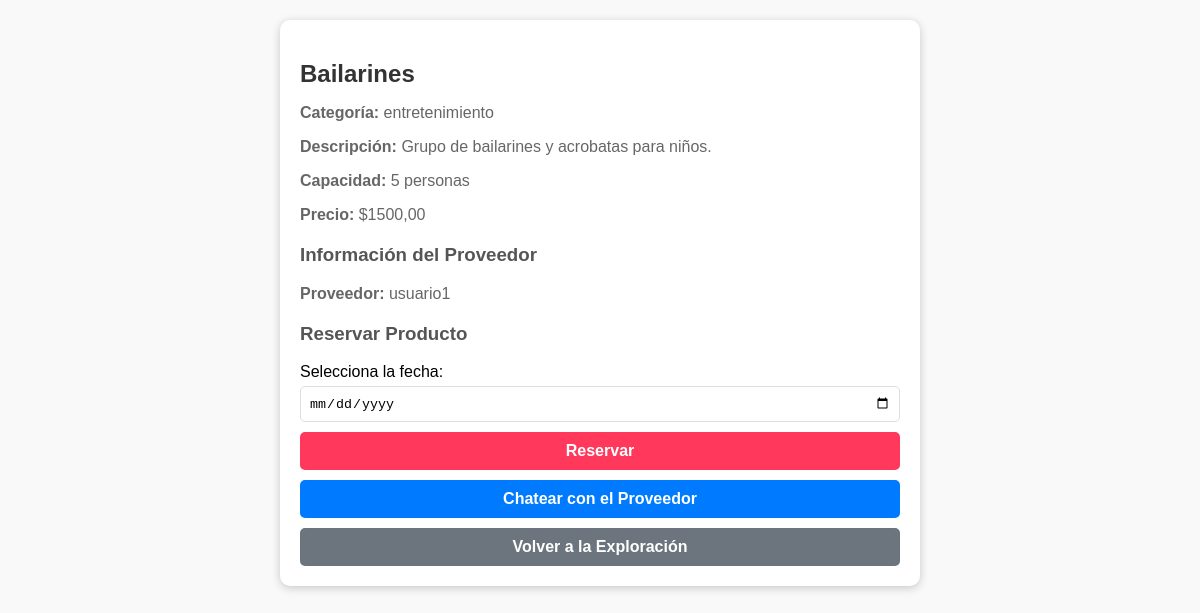
Page /productos/detalle/8/ (signed in) on the committed database.
### usuarios/models.py (models this page shows, shortened)
class Producto(models.Model):
    CATEGORIAS = [
        ('local', 'Local'),
        ('entretenimiento', 'Entretenimiento'),
        ('comida', 'Comida'),
    ]
    proveedor = models.ForeignKey(Usuario, on_delete=models.CASCADE)
    nombre = models.CharField(max_length=100)
    categoria = models.CharField(max_length=20, choices=CATEGORIAS)
    descripcion = models.TextField()
    capacidad = models.IntegerField()
    precio = models.DecimalField(max_digits=10, decimal_places=2)

class Usuario(AbstractUser):
    tipo_usuario = models.CharField(max_length=20, choices=[
        ('cliente', 'Cliente'),
        ('proveedor', 'Proveedor'),
    ], default='cliente')
    telefono = models.CharField(max_length=15, blank=True, null=True)

### usuarios/views.py (the view)
# urls.py: path('productos/detalle/<int:producto_id>/', detalle_producto, name='detalle_producto'),
@login_required
def detalle_producto(request, producto_id):
    producto = get_object_or_404(Producto, id=producto_id)
    proveedor = producto.proveedor
    return render(request, 'usuarios/detalle_producto.html', {'producto': producto, 'proveedor': proveedor})

### usuarios/templates/usuarios/detalle_producto.html (shortened to what this page needs)
{% load static %}
<!DOCTYPE html>
<html lang="es">
<head>
    <link rel="stylesheet" href="{% static 'usuarios/detalle_producto.css' %}">
</head>
<body>
    <div class="product-container">
        <h2>{{ producto.nombre }}</h2>
        <p><strong>Categoría:</strong> {{ producto.categoria }}</p>
        <p><strong>Descripción:</strong> {{ producto.descripcion }}</p>
        <p><strong>Capacidad:</strong> {{ producto.capacidad }} personas</p>
        <p><strong>Precio:</strong> ${{ producto.precio }}</p>
        <h3>Información del Proveedor</h3>
        <p><strong>Proveedor:</strong> {{ producto.proveedor.username }}</p>
        <h3>Reservar Producto</h3>
        <form action="{% url 'reservar_producto' producto.id %}" method="post">
            <label for="fecha">Selecciona la fecha:</label>
            <input type="date" name="fecha" id="fecha" required>
            <button type="submit">Reservar</button>
        </form>
        <a href="{% url 'chat' producto.id request.user.id %}">
            <button class="chat-button">Chatear con el Proveedor</button>
        </a>
        <a href="{% url 'exploracion_productos' %}">
            <button class="back-button">Volver a la Exploración</button>
        </a>
    </div>
</body>
</html>

### static/usuarios/detalle_producto.css (style rules this page uses)
body { background-color: #f9f9f9; font-family: Arial, sans-serif; margin: 0; padding: 20px; }
.product-container { max-width: 600px; margin: auto; background-color: white; padding: 20px; border-radius: 10px; box-shadow: 0 2px 10px rgba(0, 0, 0, 0.2); }
h2 { color: #333; margin-bottom: 10px; }
h3 { color: #555; margin-top: 20px; }
p { color: #666; font-size: 16px; margin-bottom: 10px; }
form { display: flex; flex-direction: column; }
input { padding: 8px; margin-top: 5px; border-radius: 5px; border: 1px solid #ddd; }
button { background-color: #ff385c; color: white; border: none; padding: 10px; cursor: pointer; border-radius: 5px; font-size: 16px; font-weight: bold; width: 100%; margin-top: 10px; }
.chat-button { background-color: #007bff; }
.back-button { background-color: #6c757d; }

### rows in the picture
Producto: nombre "Bailarines", categoria "entretenimiento", descripcion "Grupo de bailarines y acrobatas para niños.", capacidad "5", precio "1500,00", proveedor.username "usuario1"
